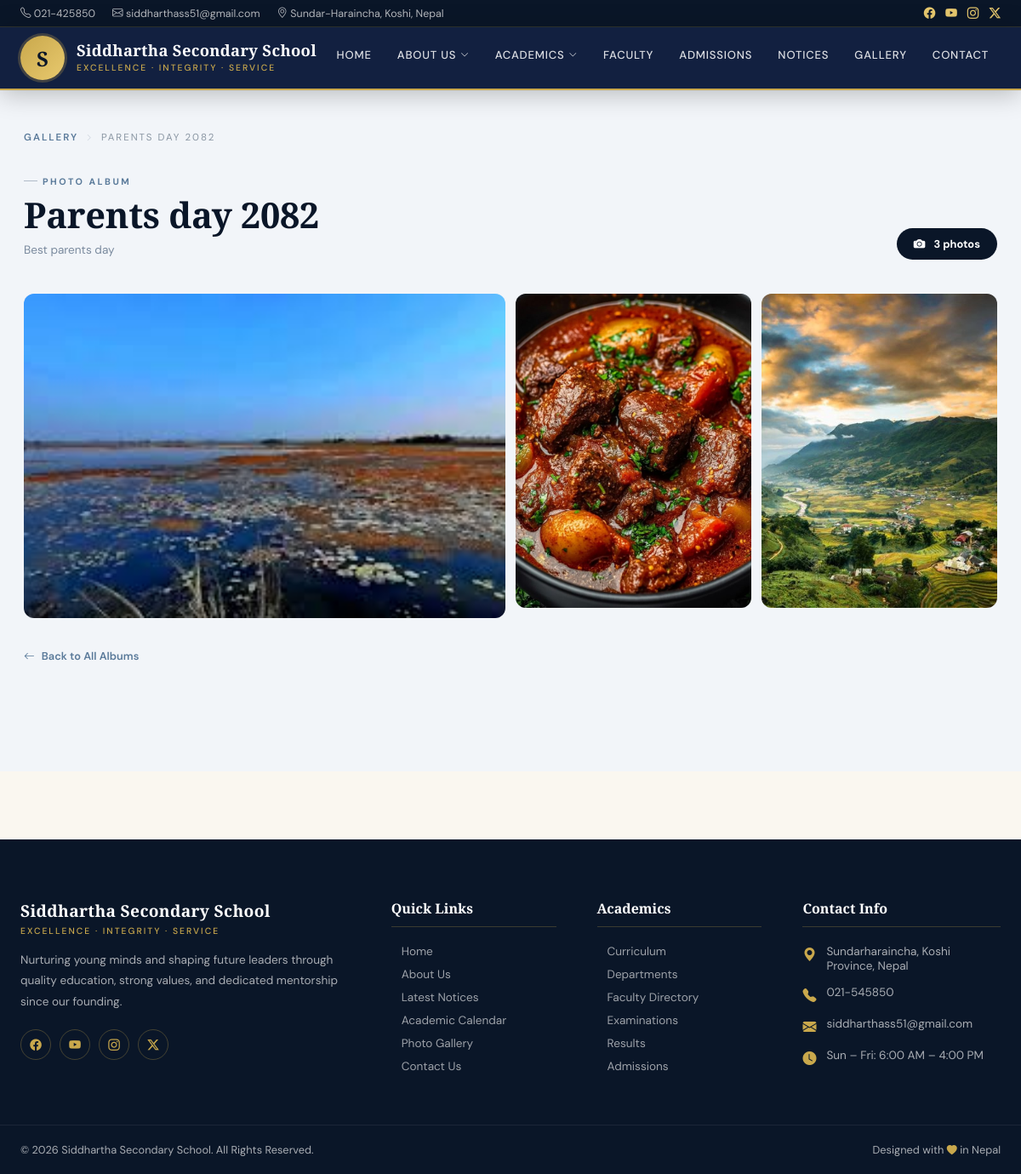
/gallery/1/, run on the app's committed database.
### gallery/models.py (models this page shows, shortened)
class Album(models.Model):
    title = models.CharField(max_length=200) # e.g., "Annual Sports Day 2026"
    description = models.TextField(blank=True)
    cover_image = models.ImageField(upload_to='albums/') # The main card photo
    date_created = models.DateTimeField(auto_now_add=True)

class Photo(models.Model):
    album = models.ForeignKey(Album, on_delete=models.CASCADE, related_name='photos')
    image = models.ImageField(upload_to='school_gallery/')
    caption = models.CharField(max_length=200, blank=True)

### gallery/views.py (the view)
# urls.py: path('<int:pk>/', views.album_detail, name='album_detail'),
def album_detail(request, pk):
    album = get_object_or_404(Album, pk=pk)
    return render(request, 'gallery/album_detail.html', {'album': album})

### gallery/templates/gallery/album_detail.html (shortened to what this page needs)
{% extends 'core/base.html' %}
{% load static %}
{% block content %}
<div class="adetail-page">
<div class="adetail-wrap">
    <div class="ad-breadcrumb">
        <a href="{% url 'album_list' %}">Gallery</a>
        <i class="bi bi-chevron-right"></i>
        <span>{{ album.title }}</span>
    </div>
    <div class="ad-header">
        <div class="ad-header-left">
            <div class="ad-tag">Photo Album</div>
            <h1>{{ album.title }}</h1>
            {% if album.description %}
            <p>{{ album.description }}</p>
            {% endif %}
        </div>
        <div class="ad-count-pill">
            <i class="bi bi-camera-fill"></i>
            {{ album.photos.count }} photo{{ album.photos.count|pluralize }}
        </div>
    </div>
    <div class="photo-grid" id="photoGrid">
        {% for photo in album.photos.all %}
        <div class="photo-item"
             data-index="{{ forloop.counter0 }}"
             onclick="openLightbox({{ forloop.counter0 }})">
            <img src="{{ photo.image.url }}"
                 alt="{{ photo.caption|default:album.title }}"
                 loading="lazy">
        </div>
        {% empty %}
        <div class="ad-empty">
            <i class="bi bi-camera-video-off"></i>
            <h3>No Photos Yet</h3>
            <p>This album doesn't have any photos yet. Check back soon!</p>
        </div>
        {% endfor %}
    </div>
    <a href="{% url 'album_list' %}" class="ad-back">
        <i class="bi bi-arrow-left"></i> Back to All Albums
    </a>
</div>
</div>
{% endblock %}

### core/templates/core/base.html (style rules this page uses)
:root { --navy: #0a1628; --navy-2: #122040; --gold: #c9a84c; --gold-lt: #e8c96e; --cream: #faf7f0; --text: #1e2a3a; --muted: #6b7a8d; --white: #ffffff; --border: rgba(201,168,76,0.25); --shadow: 0 8px 40px rgba(10,22,40,0.12); }
*, *::before, *::after { box-sizing: border-box; margin: 0; padding: 0; }
html { scroll-behavior: smooth; }
body { font-family: 'DM Sans', sans-serif; background: var(--cream); color: var(--text); overflow-x: hidden; }

### gallery/templates/gallery/album_detail.html (style rules this page uses)
.adetail-page { background: #f2f5f9; min-height: 100vh; padding: 48px 0 80px; }
.adetail-wrap { max-width: 1260px; margin: 0 auto; padding: 0 28px; }
.ad-breadcrumb { display: flex; align-items: center; gap: 8px; font-size: 0.72rem; text-transform: uppercase; letter-spacing: 2px; font-family: 'DM Sans', sans-serif; color: #8a96a3; margin-bottom: 28px; flex-wrap: wrap; }
.ad-breadcrumb a { color: #5a7a9a; text-decoration: none; font-weight: 600; transition: color 0.2s; }
.ad-breadcrumb i { font-size: 0.55rem; color: #c8d0da; }
.ad-header { display: flex; align-items: flex-end; justify-content: space-between; gap: 20px; margin-bottom: 40px; flex-wrap: wrap; }
.ad-tag { display: inline-flex; align-items: center; gap: 6px; font-size: 0.67rem; text-transform: uppercase; letter-spacing: 2.5px; color: #5a7a9a; font-family: 'DM Sans', sans-serif; font-weight: 700; margin-bottom: 10px; }
.ad-tag::before { content: ''; display: block; width: 16px; height: 1px; background: #b0bac8; }
.ad-header h1 { font-family: 'Playfair Display', serif; font-size: clamp(1.7rem, 4vw, 2.6rem); font-weight: 900; color: #0a1628; line-height: 1.1; margin: 0 0 8px; letter-spacing: -0.3px; }
.ad-header p { font-family: 'DM Sans', sans-serif; font-size: 0.85rem; color: #7a8a9e; max-width: 480px; line-height: 1.6; margin: 0; }
.ad-count-pill { display: flex; align-items: center; gap: 10px; background: #0a1628; color: #fff; border-radius: 50px; padding: 10px 20px; font-family: 'DM Sans', sans-serif; font-size: 0.8rem; font-weight: 700; white-space: nowrap; flex-shrink: 0; }
.ad-count-pill i { font-size: 0.85rem; }
.photo-grid { display: grid; grid-template-columns: repeat(4, 1fr); gap: 12px; }
.photo-item { border-radius: 12px; overflow: hidden; position: relative; background: #dde4ee; cursor: pointer; opacity: 0; transform: scale(0.97); animation: phIn 0.4s ease forwards; }
.photo-item:nth-child(1) { animation-delay: 0.04s; }
.photo-item:nth-child(2) { animation-delay: 0.08s; }
.photo-item:nth-child(3) { animation-delay: 0.12s; }
.photo-item:first-child { grid-column: span 2; grid-row: span 2; }
.photo-item img { width: 100%; height: 100%; object-fit: cover; display: block; transition: transform 0.45s ease; min-height: 160px; }
.photo-item:first-child img { min-height: 320px; }
.ad-back { display: inline-flex; align-items: center; gap: 8px; font-family: 'DM Sans', sans-serif; font-size: 0.8rem; font-weight: 600; color: #5a7a9a; text-decoration: none; margin-top: 36px; transition: color 0.2s, gap 0.2s; }

### data on the page
Album: title "PARENTS DAY 2082", title "Parents day 2082", description "Best parents day", photos.count "3"
Photo: image (picture)
Photo: image (picture)
Photo: image (picture)
